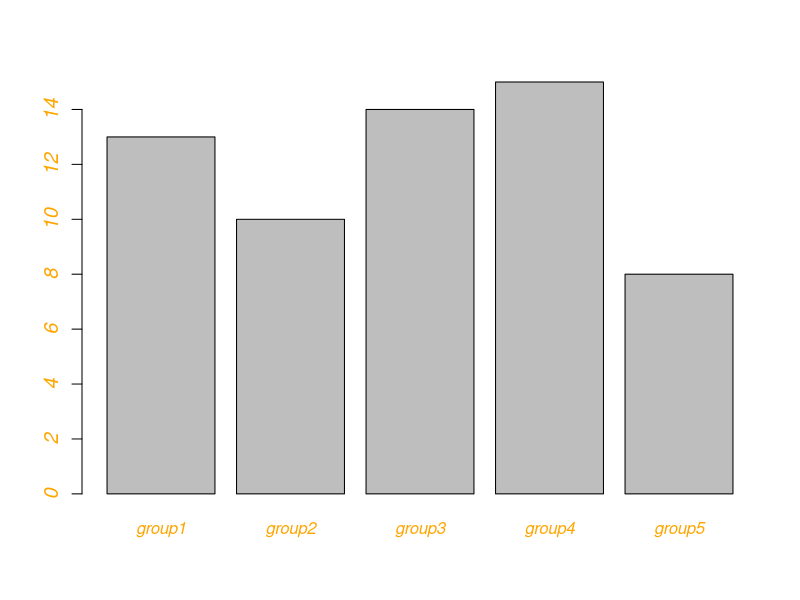
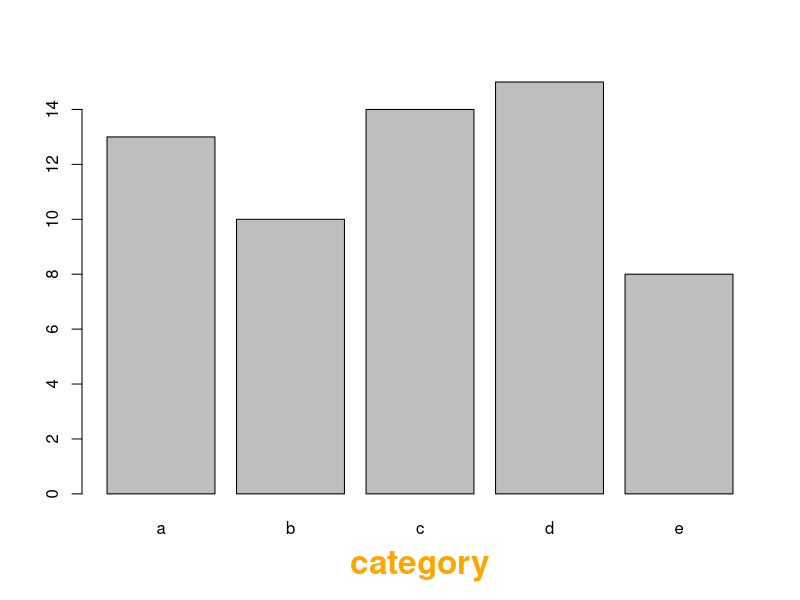

Generate these figures, in order, with R:
# Title: barplot_6
# Author: Bolun Xu
# Version: 1.0
# Date: 2025/3/30
# Description: 柱状图 barplot 标签样式

# create dummy data
data <- data.frame(
  name=letters[1:5],
  value=sample(seq(4,15),5)
)

# Customize labels (left)
barplot(height=data$value, names=data$name,
        names.arg=c("group1","group2","group3","group4","group5"),
        font.axis=3,  # 字体：1：正常，2：粗体，3：斜体，4：粗体斜体
        col.axis="orange",  # 颜色
        cex.axis=1.2  # 尺寸
        )

# Customize title (right)
barplot(height=data$value, names=data$name,
        xlab="category",
        font.lab=2,
        col.lab="orange",
        cex.lab=2
        )